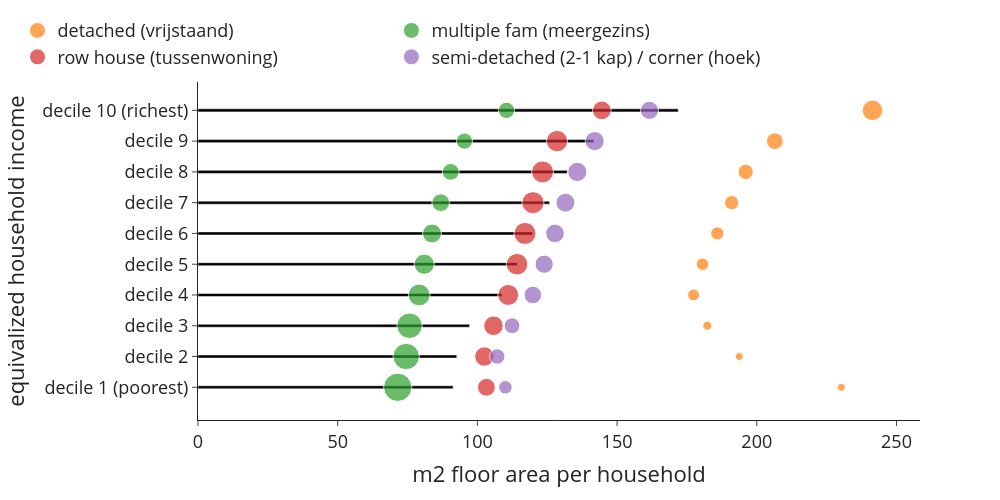

Notebook source saved alongside this figure:
### Code cell
bubblechart((use['size2019_w1']*use['n_hhd']), use['n_hhd'], use['n_hhd'], 0, 1, 'm2 floor area per household', 'equivalized income level', 'm2_per_hhd_inc_type')

### Figure 1 — Plotly figure (JSON) as saved in the notebook; plotly's stock layout.template omitted (floating-point values rounded to 4 significant figures)
{"data": [{"alignmentgroup": "True", "hovertemplate": "m2 floor area per household=%{x}<br>equivalized household income=%{y}<extra></extra>", "legendgroup": "", "marker": {"color": "#000000", "pattern": {"shape": ""}}, "name": "", "offsetgroup": "", "orientation": "h", "showlegend": false, "textposition": "auto", "type": "bar", "x": [91.31, 92.63, 97.2, 108.8, 114.2, 119.8, 125.8, 132.2, 141.7, 171.9], "xaxis": "x", "y": ["decile 1 (poorest)", "decile 2", "decile 3", "decile 4", "decile 5", "decile 6", "decile 7", "decile 8", "decile 9", "decile 10 (richest)"], "yaxis": "y"}, {"marker": {"size": [32395, 27950, 41945, 72940, 81585, 90300, 104820, 120430, 145785, 218345], "sizemin": 4, "sizemode": "area", "sizeref": 1041.0}, "mode": "markers", "name": "detached (vrijstaand)", "showlegend": true, "type": "scatter", "x": [230.3, 193.7, 182.3, 177.4, 180.6, 185.9, 191.0, 196.0, 206.5, 241.4], "y": ["decile 1 (poorest)", "decile 2", "decile 3", "decile 4", "decile 5", "decile 6", "decile 7", "decile 8", "decile 9", "decile 10 (richest)"]}, {"marker": {"size": [416250, 361300, 337500, 246790, 212830, 186680, 163815, 147600, 137350, 137080], "sizemin": 4, "sizemode": "area", "sizeref": 1041.0}, "mode": "markers", "name": "multiple fam (meergezins)", "showlegend": true, "type": "scatter", "x": [71.48, 74.52, 75.71, 79.16, 80.99, 83.77, 86.89, 90.45, 95.36, 110.4], "y": ["decile 1 (poorest)", "decile 2", "decile 3", "decile 4", "decile 5", "decile 6", "decile 7", "decile 8", "decile 9", "decile 10 (richest)"]}, {"marker": {"size": [164970, 195995, 199015, 227065, 242180, 251775, 253330, 250285, 236150, 182020], "sizemin": 4, "sizemode": "area", "sizeref": 1041.0}, "mode": "markers", "name": "row house (tussenwoning)", "showlegend": true, "type": "scatter", "x": [103.2, 102.5, 105.8, 111.0, 114.2, 117.0, 119.9, 123.3, 128.5, 144.5], "y": ["decile 1 (poorest)", "decile 2", "decile 3", "decile 4", "decile 5", "decile 6", "decile 7", "decile 8", "decile 9", "decile 10 (richest)"]}, {"marker": {"size": [95435, 123450, 130370, 162075, 172470, 180210, 186820, 190580, 189560, 171500], "sizemin": 4, "sizemode": "area", "sizeref": 1041.0}, "mode": "markers", "name": "semi-detached (2-1 kap) / corner (hoek)", "showlegend": true, "type": "scatter", "x": [110.0, 107.1, 112.4, 119.9, 123.9, 127.8, 131.5, 135.8, 142.0, 161.6], "y": ["decile 1 (poorest)", "decile 2", "decile 3", "decile 4", "decile 5", "decile 6", "decile 7", "decile 8", "decile 9", "decile 10 (richest)"]}], "layout": {"bargap": 0.9, "barmode": "relative", "font": {"size": 18}, "height": 500, "legend": {"orientation": "h", "tracegroupgap": 0, "x": -0.25, "xanchor": "left", "y": 1.02, "yanchor": "bottom"}, "margin": {"t": 60}, "width": 1000, "xaxis": {"anchor": "y", "domain": [0, 1], "title": {"text": "m2 floor area per household"}}, "yaxis": {"anchor": "x", "domain": [0, 1], "title": {"text": "equivalized household income"}}}}
